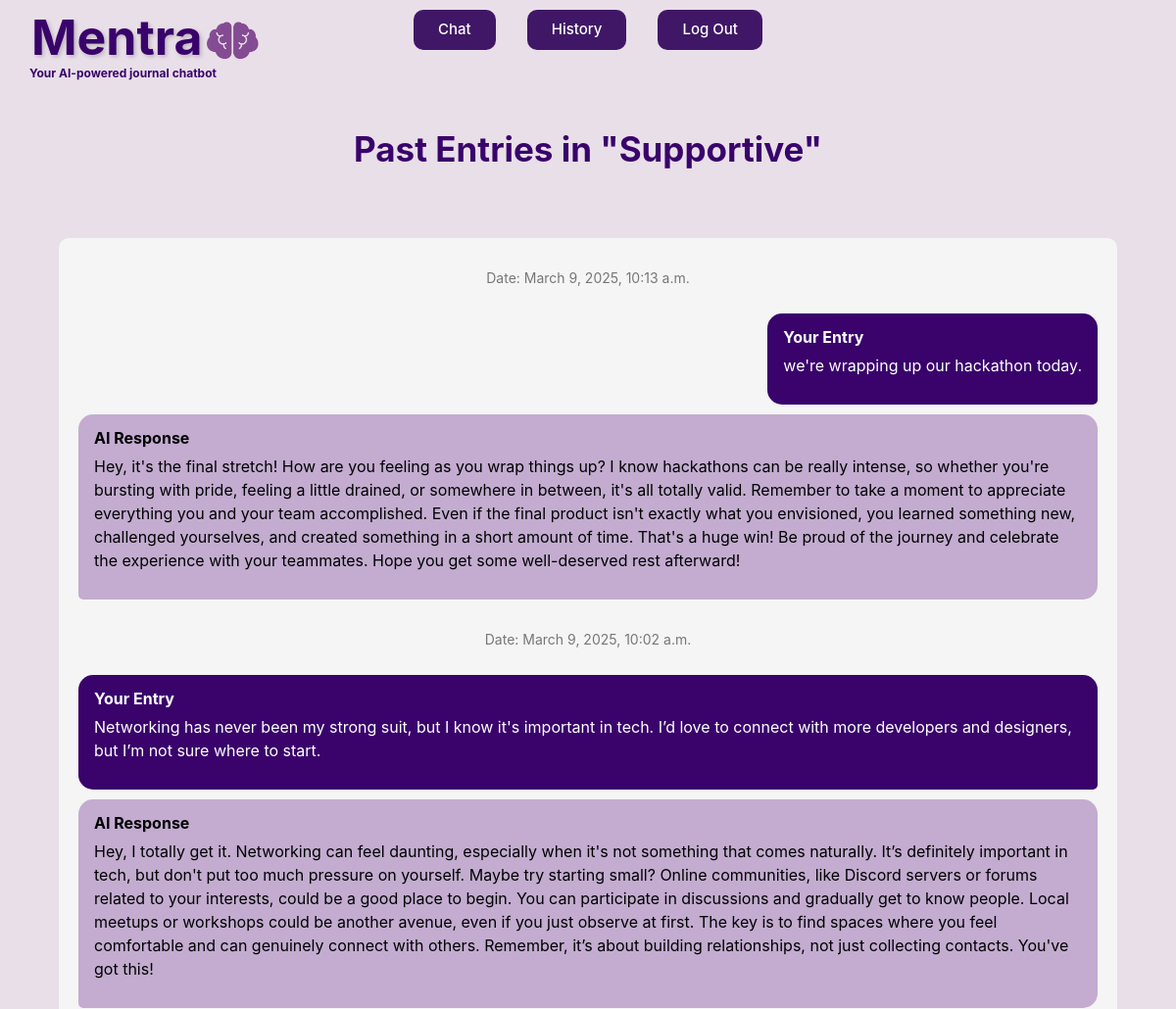
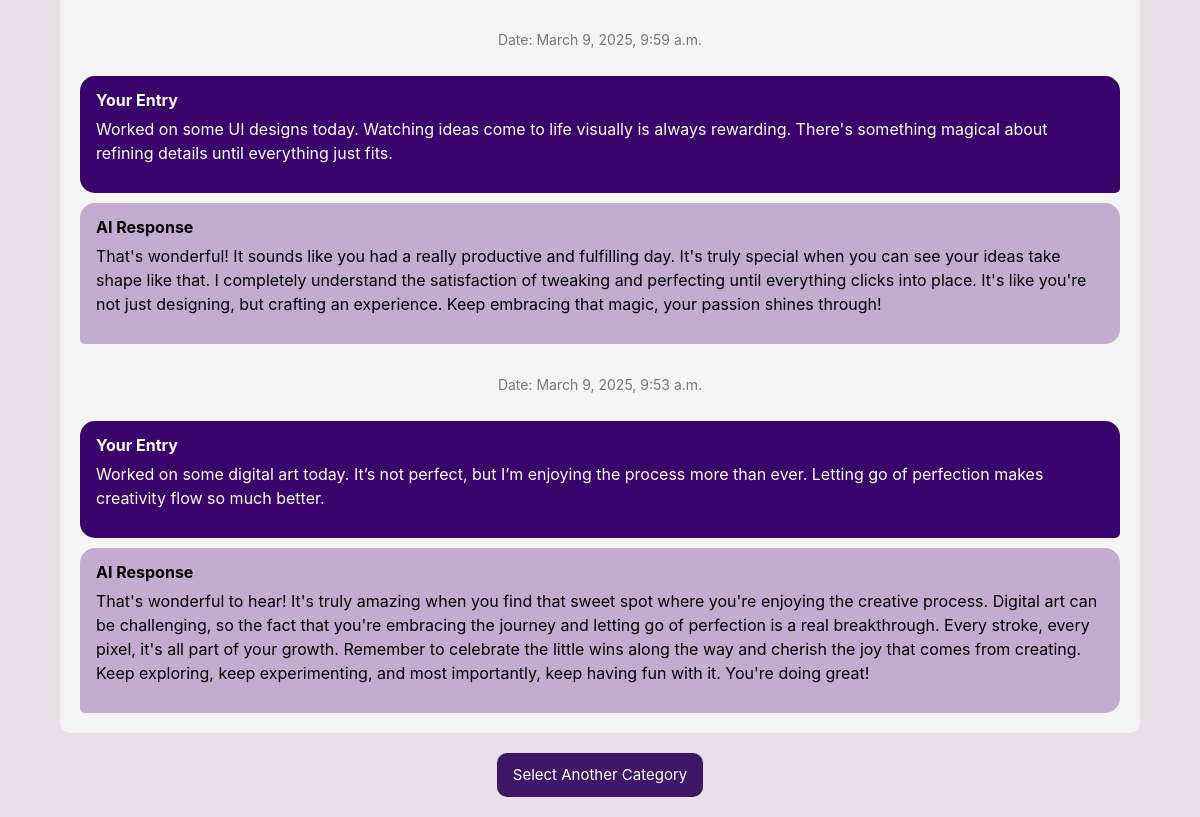
Screenshot of /past_entries/1/ (signed in) with the database file from the repository (2 pictures, top to bottom).
### application/models.py (models this page shows, shortened)
class Category(models.Model):
    category_name = models.CharField(max_length=30, default="")
    category_description = models.CharField(max_length=1000, default="")
    icon_url = models.CharField(max_length=1000, default="")
    mascot_url = models.CharField(max_length=1000, default="")

class JournalLog(models.Model):
    input = models.CharField(max_length=1000)
    output = models.CharField(max_length=3000)
    category = models.ForeignKey(Category, on_delete=models.CASCADE, blank=True, null=True, related_name="log_category")
    date_time = models.DateTimeField()
    owner = models.ForeignKey(User, on_delete=models.CASCADE, blank=True, null=True, related_name="log_user")

### application/views.py (the view)
# urls.py: path("past_entries/<int:category_id>/", views.past_entries, name="past_entries"),
def past_entries(request, category_id):
    category_data = get_object_or_404(Category, id=category_id)
    sorted_journal_entries = JournalLog.objects.filter(category=category_data).order_by('-date_time')
    return render(request, "application/history-render.html", {
        "category": category_data,
        "journal_entries": sorted_journal_entries
    })

### application/templates/application/history-render.html
{% extends "application/layout.html" %}
{% block body %}
    <div>
        <h3 class="history-title text-center">Past Entries in "{{ category.category_name }}"</h3>
        <div class="journal-entry-container">
            {% for entry in journal_entries %}
            <div class="journal-entry">
                <p class="journal-date">Date: {{ entry.date_time }}</p>
                <div class="journal-entry-section-input">
                    <p class="journal-entry-title">Your Entry</p>
                    <p class="journal-entry-text">{{ entry.input }}</p>
                </div>
                <div class="journal-entry-section-output">
                    <p class="journal-entry-title">AI Response</p>
                    <p class="journal-entry-text">{{ entry.output }}</p>
                </div>
            </div>
            {% empty %}
                <p class="text-center">No entries found in this category.</p>
            {% endfor %}
        </div>
        <div class="text-center mt-3">
            <a class="btn btn-purple" href="{% url 'history_render_category' %}">Select Another Category</a>
        </div>
    </div>
{% endblock %}

### application/static/application/styles.css (style rules this page uses)
html, body { min-height: 100vh; margin: 0; padding: 0; overflow: auto; background-color: #e9dfe9; }
:root { --primary-color: rgb(57, 3, 107); --secondary-color: rgb(128, 71, 182); }
.btn-purple { background-color: rgb(64, 23, 102) !important; color: #ffffff !important; font-size: 15px !important; padding-block: 10px; padding-left: 15px; padding-right: 15px; border-radius: 10px; margin-bottom: 20px; }
.history-title { font-size: 35px; color: rgb(57, 3, 107); font-weight: 700; margin-top: 50px; padding-bottom: 50px; }
.journal-entry-container { display: flex; flex-direction: column; gap: 20px; width: 90vw; margin: 20px auto; padding: 20px; background-color: #f5f5f5; border-radius: 10px; overflow-y: auto; }
.journal-entry { display: flex; flex-direction: column; gap: 10px; }
.journal-entry-section-input { align-self: flex-end; max-width: 75%; background-color: var(--primary-color); color: white; padding: 12px 16px; border-radius: 15px; border-bottom-right-radius: 5px; word-wrap: break-word; }
.journal-entry-section-output { align-self: flex-start; max-width: 75%; background-color: #c3acd0; color: black; padding: 12px 16px; border-radius: 15px; border-bottom-left-radius: 5px; word-wrap: break-word; }
.journal-date { text-align: center; font-size: 14px; color: #777; margin-top: 10px; }
.journal-entry-title { font-weight: bold; margin-bottom: 5px; }
.journal-entry-section-input { align-self: flex-end; max-width: 100%; background-color: var(--primary-color); color: white; padding: 12px 16px; border-radius: 15px; border-bottom-right-radius: 5px; word-wrap: break-word; }
.journal-entry-section-output { align-self: flex-start; max-width: 100%; background-color: #c3acd0; color: black; padding: 12px 16px; border-radius: 15px; border-bottom-left-radius: 5px; word-wrap: break-word; }

### rows the page displays
Category: category_name "Supportive"
JournalLog: date_time "March 9, 2025, 10:13 a.m.", input "we're wrapping up our hackathon today.", output "Hey, it's the final stretch! How are you feeling as you wrap things up? I know hackathons can be really intense, so whether you're bursting with pride, feeling a little drained, or somewhere in between, it's all totally valid. Remember to take a moment to appreciate everything you and your team accomplished. Even if the final product isn't exactly what you envisioned, you learned something new, challenged yourselves, and created something in a short amount of time. That's a huge win! Be proud of the journey and celebrate the experience with your teammates. Hope you get some well-deserved rest afterward!"
JournalLog: date_time "March 9, 2025, 10:02 a.m.", input "Networking has never been my strong suit, but I know it's important in tech. I’d love to connect with more developers and designers, but I’m not sure where to start.", output "Hey, I totally get it. Networking can feel daunting, especially when it's not something that comes naturally. It’s definitely important in tech, but don't put too much pressure on yourself. Maybe try starting small? Online communities, like Discord servers or forums related to your interests, could be a good place to begin. You can participate in discussions and gradually get to know people. Local meetups or workshops could be another avenue, even if you just observe at first. The key is to find spaces where you feel comfortable and can genuinely connect with others. Remember, it’s about building relationships, not just collecting contacts. You've got this!"
JournalLog: date_time "March 9, 2025, 9:59 a.m.", input "Worked on some UI designs today. Watching ideas come to life visually is always rewarding. There's something magical about refining details until everything just fits.", output "That's wonderful! It sounds like you had a really productive and fulfilling day. It's truly special when you can see your ideas take shape like that. I completely understand the satisfaction of tweaking and perfecting until everything clicks into place. It's like you're not just designing, but crafting an experience. Keep embracing that magic, your passion shines through!"
JournalLog: date_time "March 9, 2025, 9:53 a.m.", input "Worked on some digital art today. It’s not perfect, but I’m enjoying the process more than ever. Letting go of perfection makes creativity flow so much better.", output "That's wonderful to hear! It's truly amazing when you find that sweet spot where you're enjoying the creative process. Digital art can be challenging, so the fact that you're embracing the journey and letting go of perfection is a real breakthrough. Every stroke, every pixel, it's all part of your growth. Remember to celebrate the little wins along the way and cherish the joy that comes from creating. Keep exploring, keep experimenting, and most importantly, keep having fun with it. You're doing great!"
